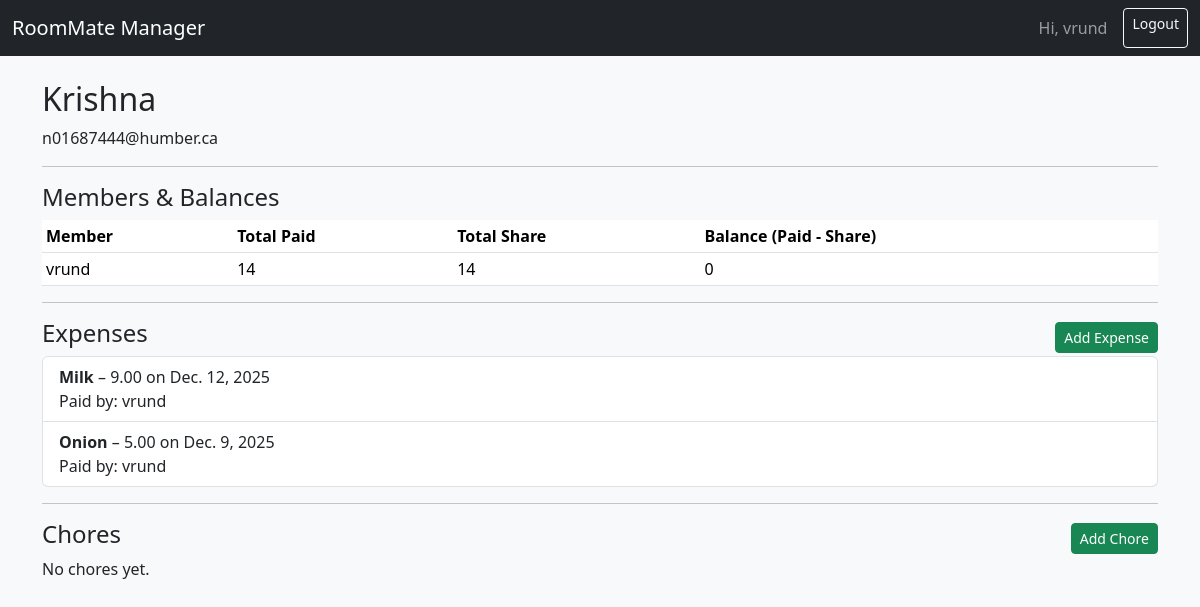
/households/1/ (signed in), run on the app's committed database.
### core/models.py (models this page shows, shortened)
class Household(models.Model):
    name = models.CharField(max_length=100)
    address = models.CharField(max_length=200, blank=True)
    join_code = models.CharField(max_length=20, unique=True)
    created_by = models.ForeignKey(User, on_delete=models.CASCADE, related_name='households_created')
    created_at = models.DateTimeField(auto_now_add=True)

class Membership(models.Model):
    ROLE_CHOICES = [
        ('admin', 'Admin'),
        ('member', 'Member'),
    ]
    user = models.ForeignKey(User, on_delete=models.CASCADE)
    household = models.ForeignKey(Household, on_delete=models.CASCADE, related_name='memberships')
    role = models.CharField(max_length=10, choices=ROLE_CHOICES, default='member')
    share_percentage = models.DecimalField(max_digits=5, decimal_places=2, default=0)
    class Meta:
        unique_together = ('user', 'household')

class Expense(models.Model):
    household = models.ForeignKey(Household, on_delete=models.CASCADE, related_name='expenses')
    title = models.CharField(max_length=100)
    amount = models.DecimalField(max_digits=10, decimal_places=2)
    category = models.ForeignKey(ExpenseCategory, on_delete=models.SET_NULL, null=True, blank=True)
    paid_by = models.ForeignKey(Membership, on_delete=models.CASCADE, related_name='expenses_paid')
    date = models.DateField()
    created_at = models.DateTimeField(auto_now_add=True)

### core/views.py (the view)
# urls.py: path('households/<int:pk>/', views.household_detail, name='household_detail'),
@login_required
def household_detail(request, pk):
    household = get_object_or_404(Household, pk=pk)
    Membership.objects.get(user=request.user, household=household)
    expenses = Expense.objects.filter(household=household).order_by('-date')
    chores = Chore.objects.filter(household=household).order_by('due_date')
    memberships = Membership.objects.filter(household=household).select_related('user')
    balances = []
    for m in memberships:
        paid_total = Expense.objects.filter(
            household=household, paid_by=m
        ).aggregate(total=Sum('amount'))['total'] or 0
        share_total = ExpenseShare.objects.filter(
            expense__household=household, member=m
        ).aggregate(total=Sum('share_amount'))['total'] or 0
        balances.append({
            'membership': m,
            'paid_total': paid_total,
            'share_total': share_total,
            'balance': paid_total - share_total,  # positive = others owe them
        })
    context = {
        'household': household,
        'expenses': expenses,
        'chores': chores,
        'balances': balances,
    }
    return render(request, 'core/household_detail.html', context)

### templates/core/household_detail.html (shortened to what this page needs)
{% extends "base.html" %}
{% block content %}
<h2>{{ household.name }}</h2>
<p>{{ household.address }}</p>
<hr>
<h4>Members &amp; Balances</h4>
{% if balances %}
<table class="table table-sm">
    <thead>
        <tr>
            <th>Member</th>
            <th>Total Paid</th>
            <th>Total Share</th>
            <th>Balance (Paid - Share)</th>
        </tr>
    </thead>
    <tbody>
    {% for item in balances %}
        <tr>
            <td>{{ item.membership.user.username }}</td>
            <td>{{ item.paid_total }}</td>
            <td>{{ item.share_total }}</td>
            <td>
                {% if item.balance > 0 %}
                    +{{ item.balance }} (others owe)
                {% elif item.balance < 0 %}
                    {{ item.balance }} (owes others)
                {% else %}
                    0
                {% endif %}
            </td>
        </tr>
    {% endfor %}
    </tbody>
</table>
{% else %}
    <p>No members data.</p>
{% endif %}
<hr>
<div class="d-flex justify-content-between align-items-center">
    <h4>Expenses</h4>
    <a href="{% url 'expense_create' household.pk %}" class="btn btn-sm btn-success">Add Expense</a>
</div>
{% if expenses %}
    <ul class="list-group mb-3">
    {% for e in expenses %}
        <li class="list-group-item">
            <strong>{{ e.title }}</strong> – {{ e.amount }} on {{ e.date }}<br>
            Paid by: {{ e.paid_by.user.username }}
        </li>
    {% endfor %}
    </ul>
{% else %}
    <p>No expenses yet.</p>
{% endif %}
<hr>
<div class="d-flex justify-content-between align-items-center">
    <h4>Chores</h4>
    <a href="{% url 'chore_create' household.pk %}" class="btn btn-sm btn-success">Add Chore</a>
</div>
{% if chores %}
    <ul class="list-group">
    {% for c in chores %}
        <li class="list-group-item d-flex justify-content-between align-items-center">
            <div>
                <strong>{{ c.title }}</strong><br>
                Due: {{ c.due_date }} –
                Assigned to:
                {% if c.assigned_to %}
                    {{ c.assigned_to.user.username }}
                {% else %}
                    (no one)
                {% endif %}
                – Status: {{ c.status }}
            </div>
            <a href="{% url 'chore_toggle_status' c.pk %}" class="btn btn-sm btn-outline-primary">
                Toggle Status
            </a>
        </li>
    {% endfor %}
    </ul>
{% else %}
    <p>No chores yet.</p>
{% endif %}
{% endblock %}

### templates/base.html (shortened to what this page needs)
<!DOCTYPE html>
<html lang="en">
<head>
    <link
      href="https://cdn.jsdelivr.net/npm/bootstrap@5.3.3/dist/css/bootstrap.min.css"
      rel="stylesheet"
    >
</head>
<body class="bg-light">
<nav class="navbar navbar-expand-lg navbar-dark bg-dark mb-4">
    <div class="container-fluid">
        <a class="navbar-brand" href="{% url 'dashboard' %}">RoomMate Manager</a>
        <div class="d-flex">
            {% if user.is_authenticated %}
                <span class="navbar-text me-3">Hi, {{ user.username }}</span>
                <a class="btn btn-outline-light btn-sm" href="{% url 'logout' %}">Logout</a>
            {% else %}
                <a class="btn btn-outline-light btn-sm" href="{% url 'login' %}">Login</a>
            {% endif %}
        </div>
    </div>
</nav>
<div class="container">
    {% block content %}{% endblock %}
</div>
</body>
</html>

### data on the page
Household: name "Krishna", address "n01687444@humber.ca"
Membership: membership.user.username "vrund", paid_total "14", share_total "14"
Expense: title "Milk", amount "9.00", date "Dec. 12, 2025", paid_by.user.username "vrund"
Expense: title "Onion", amount "5.00", date "Dec. 9, 2025", paid_by.user.username "vrund"

### other printed values
{{ user.username }} "vrund"
